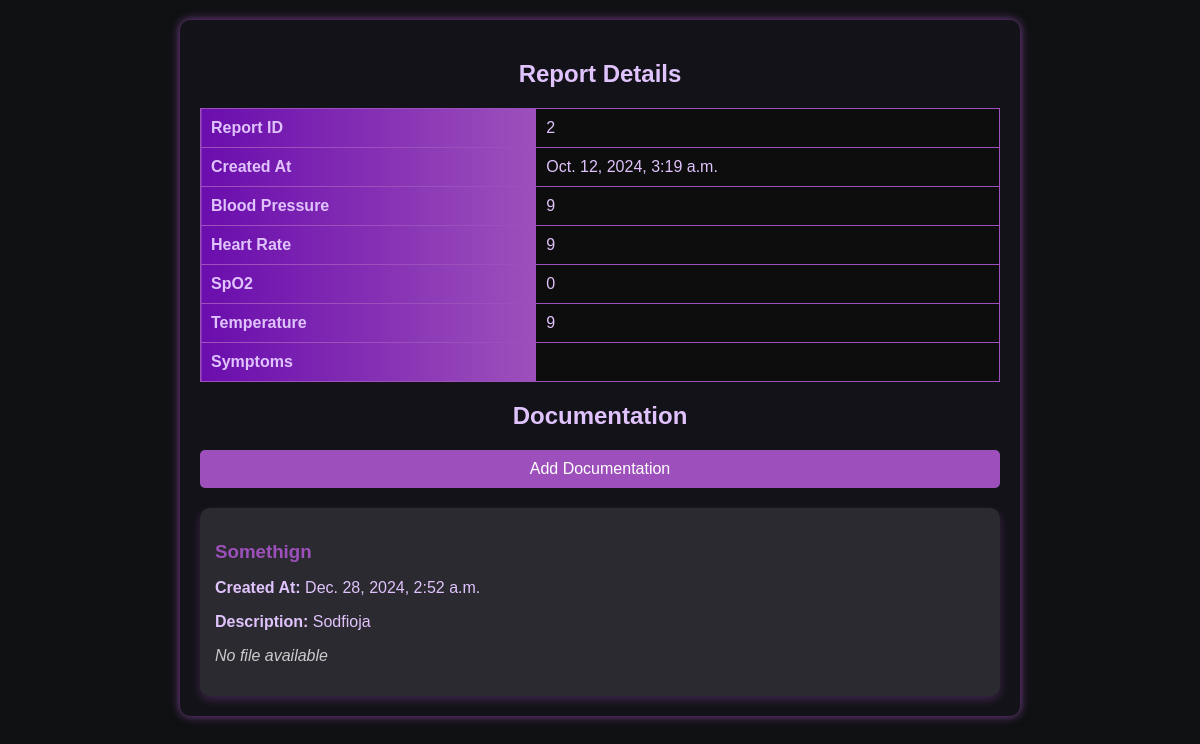
The page /reports/get-single-report/2/ (signed in) on the database as committed earlier.
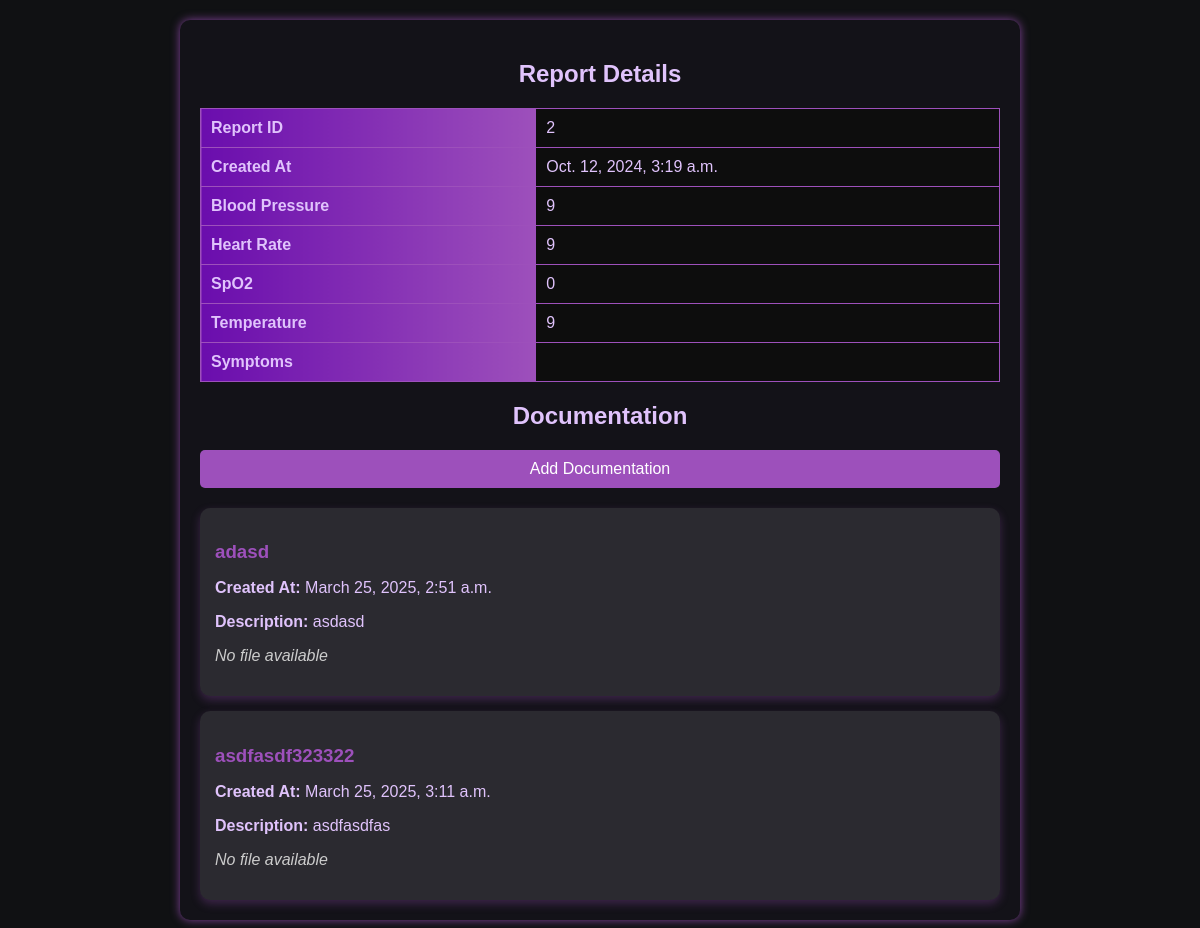
The same page on the database as committed later.
### reports/models.py (models this page shows, shortened)
class Reports(models.Model):
    patient = models.ForeignKey('rpm_users.Patient', on_delete=models.CASCADE, related_name='reports')
    blood_pressure = models.CharField(max_length=10, blank=True, null=True)
    heart_rate = models.CharField(max_length=10, blank=True, null=True)
    spo2 = models.CharField(max_length=10, blank=True, null=True)
    temperature = models.CharField(max_length=10, blank=True, null=True)
    symptoms = models.TextField(blank=True, null=True)
    created_at = models.DateTimeField(auto_now_add=True)
    updated_at = models.DateTimeField(auto_now=True)

class Documentation(models.Model):
    report = models.ForeignKey(Reports, on_delete=models.CASCADE, related_name='documentations')
    title = models.CharField(max_length=255)
    description = models.TextField()
    cheif_complaint = models.TextField(max_length=255, blank=True, null=True)
    subjective = models.TextField(max_length=255, blank=True, null=True)
    objective = models.TextField(max_length=255, blank=True, null=True)
    assessment = models.TextField(max_length=255, blank=True, null=True)
    plan = models.TextField(max_length=255, blank=True, null=True)
    file = models.FileField(upload_to='documentations/', blank=True, null=True)
    created_at = models.DateTimeField(auto_now_add=True)
    updated_at = models.DateTimeField(auto_now=True)

### reports/views.py (the view)
# urls.py: path('get-single-report/<int:report_id>/', view=views.get_single_report, name='get_single_report'),
@login_required
def get_single_report(request, report_id):
    user = request.user  # Get the logged-in user
    print(f"DEBUG: Logged-in User = {user}")
    try:
        report = Reports.objects.get(id=report_id)
        print(f"DEBUG: Report Found - ID: {report.id}")
        if Moderator.objects.filter(user=user).exists() or user == report.patient.user:
            print("DEBUG: Access granted")
            documentations = report.documentations.all()
            context = {
                "report": report,
                "documentations": documentations,
            }
            return render(request, "reports/report.html", context)
        print("DEBUG: Access denied - Only authorized users can view this report")
        return render(request, "errors/403.html", {"error": "You are not authorized to view this report"}, status=403)
    except Reports.DoesNotExist:
        print("DEBUG: Report not found")
        return render(request, "errors/404.html", {"error": "Report not found"}, status=404)

### templates/reports/report.html (shortened to what this page needs)
<!DOCTYPE html>
<html lang="en">
<head>
</head>
<body>
    <div class="container">
        <h2>Report Details</h2>
        <table>
            <tr><th>Report ID</th><td>{{ report.id }}</td></tr>
            <tr><th>Created At</th><td>{{ report.created_at }}</td></tr>
            <tr><th>Blood Pressure</th><td>{{ report.blood_pressure }}</td></tr>
            <tr><th>Heart Rate</th><td>{{ report.heart_rate }}</td></tr>
            <tr><th>SpO2</th><td>{{ report.spo2 }}</td></tr>
            <tr><th>Temperature</th><td>{{ report.temperature }}</td></tr>
            <tr><th>Symptoms</th><td>{{ report.symptoms }}</td></tr>
        </table>
        <h2>Documentation</h2>
        <a href="{% url 'add_documentation' report.id %}" class="btn">Add Documentation</a>
        <div class="documentation-container">
            {% for doc in documentations %}
                <div class="documentation-card">
                    <h3>{{ doc.title }}</h3>
                    <p><strong>Created At:</strong> {{ doc.created_at }}</p>
                    <p><strong>Description:</strong> {{ doc.description }}</p>
                    {% if doc.file %}
                        <a href="{{ doc.file.url }}" class="download-btn" target="_blank">Download File</a>
                    {% else %}
                        <p class="no-file">No file available</p>
                    {% endif %}
                </div>
            {% endfor %}
        </div>
    </div>
</body>
</html>

### templates/reports/report.html (style rules this page uses)
body { background: #101113; color: #E0C3FC; font-family: Arial, sans-serif; margin: 0; padding: 20px; }
.container { max-width: 800px; margin: auto; background: #131218; padding: 20px; border-radius: 10px; box-shadow: 0px 0px 10px rgba(157, 80, 187, 0.8); }
h2 { text-align: center; }
table { width: 100%; border-collapse: collapse; margin-top: 20px; background: #0D0D0D; }
th, td { padding: 10px; border: 1px solid #9D50BB; text-align: left; }
th { background: linear-gradient(90deg, #6A0DAD, #9D50BB); }
.btn { display: inline-block; background: #9D50BB; color: white; padding: 10px 15px; text-decoration: none; border-radius: 5px; margin-top: 15px; display: block; text-align: center; }
.documentation-container { display: flex; flex-direction: column; gap: 15px; margin-top: 20px; }
.documentation-card { background: rgba(255, 255, 255, 0.1); padding: 15px; border-radius: 10px; box-shadow: 0px 4px 10px rgba(157, 80, 187, 0.3); }
.documentation-card h3 { margin-bottom: 5px; color: #9D50BB; }
.no-file { color: #ccc; font-style: italic; }

Rows that differ between the two databases and show on the page:
removed Documentation: title "Somethign", created_at "Dec. 28, 2024, 2:52 a.m.", description "Sodfioja", file "No file available"
added Documentation: title "adasd", created_at "March 25, 2025, 2:51 a.m.", description "asdasd", file "No file available"
added Documentation: title "asdfasdf323322", created_at "March 25, 2025, 3:11 a.m.", description "asdfasdfas", file "No file available"
